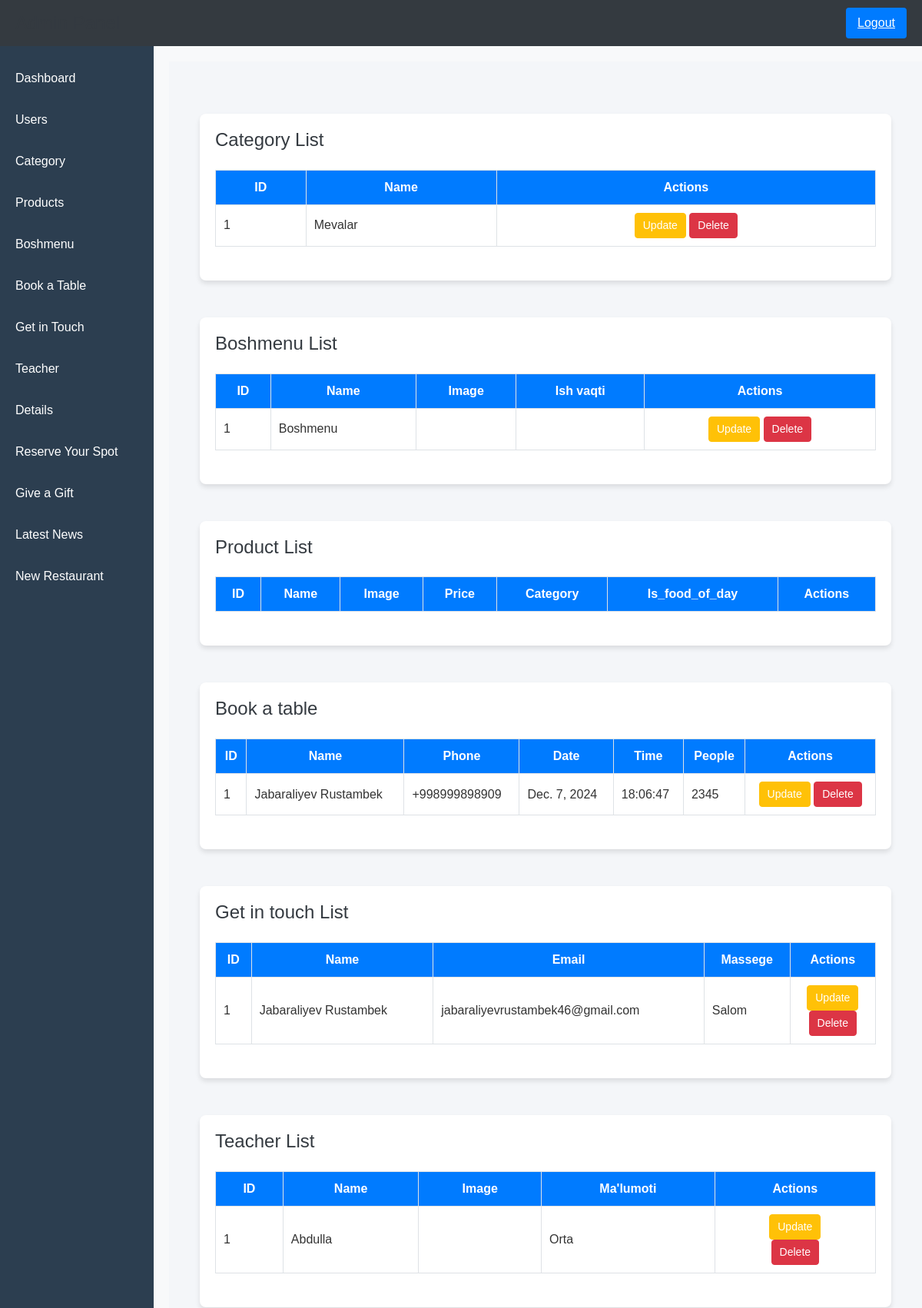
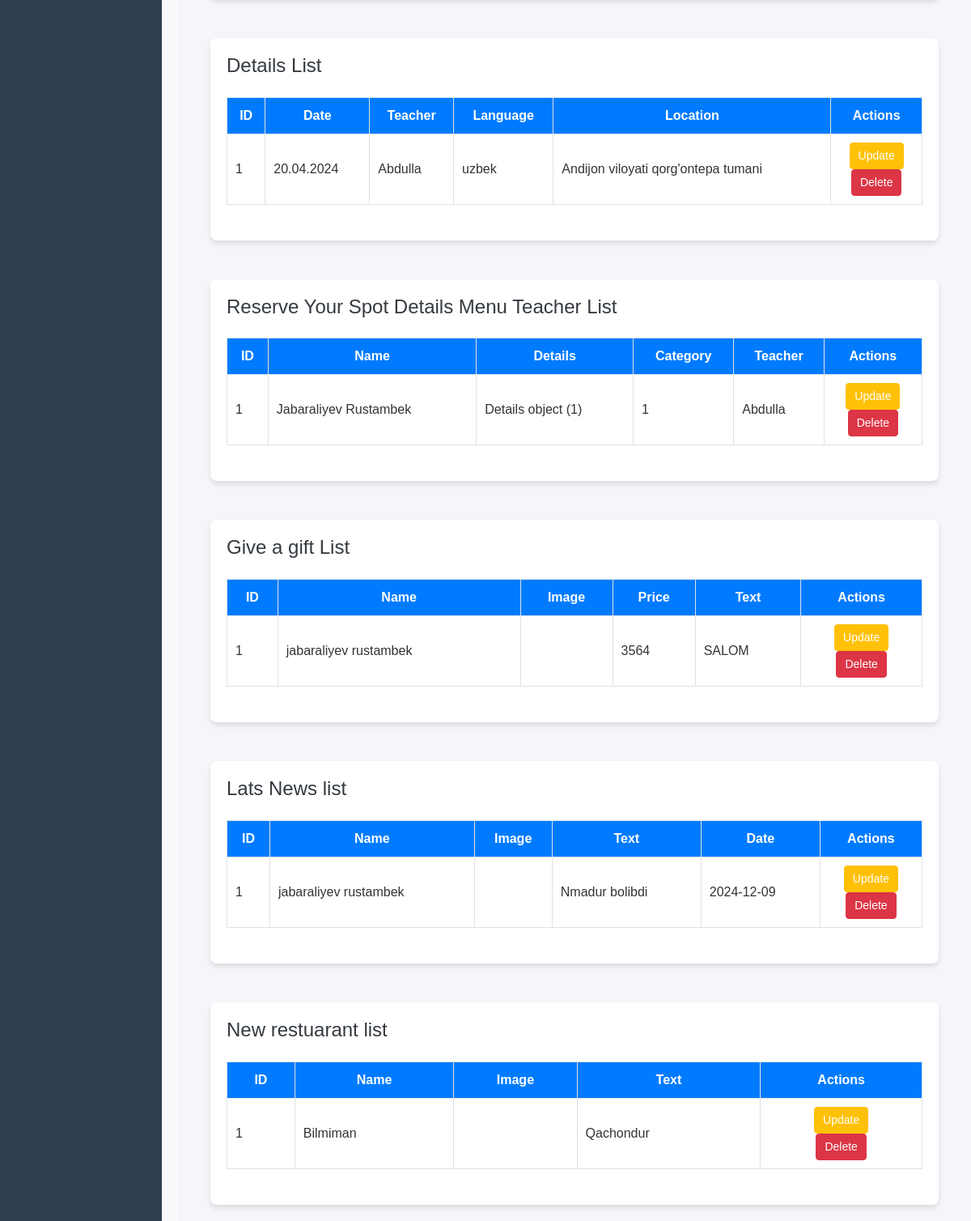
The app's page /index/ with its own data (2 pictures, top to bottom).
### app/models.py (models this page shows, shortened)
class Category(models.Model):
    name = models.CharField(max_length=100)

class Boshmenu(models.Model):
    name = models.CharField(max_length=100)
    image = models.ImageField(upload_to='images/', blank=True, null=True)
    ishvaqti = models.CharField(max_length=100)

class Bookatable(models.Model):
    name = models.CharField(max_length=100)
    phone = models.CharField(max_length=100)
    date = models.CharField(max_length=100)
    time = models.CharField(max_length=100)
    people = models.IntegerField()

class Getintouch(models.Model):
    name = models.CharField(max_length=100)
    email = models.EmailField()
    message = models.TextField()

class Teacher(models.Model):
    name = models.CharField(max_length=100)
    image = models.ImageField(upload_to='images', blank=True, null=True)
    malumoti = models.TextField(default=False)
    def __str__(self):
        return self.name

class Details(models.Model):
    date = models.CharField(max_length=100)
    teacher = models.ForeignKey(Teacher, on_delete=models.CASCADE)
    language = models.CharField(max_length=100)
    location = models.CharField(max_length=100)

class Reserveyourspotdetailsmenutecher(models.Model):
    name = models.CharField(max_length=100)
    category = models.ForeignKey(Category, on_delete=models.CASCADE)
    details = models.ForeignKey(Details, on_delete=models.CASCADE)
    teacher = models.ForeignKey(Teacher, on_delete=models.CASCADE)

class Giveagift(models.Model):
    name = models.CharField(max_length=100)
    image = models.ImageField(upload_to='images', blank=True, null=True)
    price = models.CharField(max_length=100)
    text = models.TextField()

class Latestnews(models.Model):
    name = models.CharField(max_length=100)
    image = models.ImageField(upload_to='images', blank=True, null=True)
    text = models.TextField()
    date = models.CharField(max_length=100)

class Newrestuarant(models.Model):
    name = models.CharField(max_length=100)
    image = models.ImageField(upload_to='images', blank=True, null=True)
    text = models.TextField()

### app/views.py (the view)
# urls.py: path('index/',index, name='index'),
def index(request):
    context = {
        'categoryes': Category.objects.all(),
        'productes' : Product.objects.all(),
        'boshmenus': Boshmenu.objects.all(),
        'bookatablees': Bookatable.objects.all(),
        'getintouches':Getintouch.objects.all(),
        'teachers':Teacher.objects.all(),
        'detailes':Details.objects.all(),
        'rses' : Reserveyourspotdetailsmenutecher.objects.all(),
        'giveagiftes':Giveagift.objects.all(),
        'latestnewses' : Latestnews.objects.all(),
        'newrestuarantes': Newrestuarant.objects.all(),
    }
    return render(request,'home.html', context=context)

### templates/home.html (shortened to what this page needs)
{% extends 'index.html' %}
{% block content %}
</head>
<body>
    <div class="container mt-5">
        <h1 class="mb-4">Category List</h1>
        <table>
            <thead>
                <tr>
                    <th>ID</th>
                    <th>Name</th>
                    <th class="text-center">Actions</th>
                </tr>
            </thead>
            <tbody>
                {% for category in categoryes %}
                <tr>
                    <td>{{ category.id }}</td>
                    <td>{{ category.name }}</td>
                    <td class="text-center">
                        <a href="{% url 'update_category' category.id %}" class="btn btn-warning btn-sm">Update</a>
                        <a href="{% url 'delete_category' category.id %}" class="btn btn-danger btn-sm" onclick="return confirm('Are you sure you want to delete this category?');">Delete</a>
                    </td>
                </tr>
                {% endfor %}
            </tbody>
        </table> <br>
    </div>
    <div class="container mt-5">
        <h1 class="mb-4">Boshmenu List</h1>
        <table>
            <thead>
                <tr>
                    <th>ID</th>
                    <th>Name</th>
                    <th class="text-center">Image</th>
                    <th>Ish vaqti</th>
                    <th>Actions</th>
                </tr>
            </thead>
            <tbody>
                {% for boshmenu in boshmenus %}
                <tr>
                    <td>{{ boshmenu.id }}</td>
                    <td>{{ boshmenu.name }}</td>
                    <td>{{ boshmenu.image}}</td>
                    <td>{{ boshmenu.ishvaqti}}</td>
                    <td class="text-center">
                        <a href="{% url 'update_boshmenu' boshmenu.id %}" class="btn btn-warning btn-sm">Update</a>
                        <a href="{% url 'delete_boshmenu' boshmenu.id %}" class="btn btn-danger btn-sm" onclick="return confirm('Are you sure you want to delete this menu?');">Delete</a>
                    </td>
                </tr>
                {% endfor %}
            </tbody>
        </table> <br>
    </div>
    <div class="container mt-5">
        <h1 class="mb-4">Product List</h1>
        <table>
            <thead>
                <tr>
                    <th>ID</th>
                    <th>Name</th>
                    <th class="text-center">Image</th>
                    <th>Price</th>
                    <th>Category</th>
                    <th>Is_food_of_day</th>
                    <th>Actions</th>
                </tr>
            </thead>
        </table> <br>
    </div>
    <div class="container mt-5">
        <h1 class="mb-4">Book a table</h1>
        <table>
            <thead>
                <tr>
                    <th>ID</th>
                    <th>Name</th>
                    <th class="text-center">Phone</th>
                    <th>Date</th>
                    <th>Time</th>
                    <th>People</th>
                    <th>Actions</th>
                </tr>
            </thead>
            <tbody>
                {% for bookatable in bookatablees %}
                <tr>
                    <td>{{ bookatable.id }}</td>
                    <td>{{ bookatable.name }}</td>
                    <td>{{ bookatable.phone }}</td>
                    <td>{{ bookatable.date }}</td>
                    <td>{{ bookatable.time }}</td>
                    <td>{{ bookatable.people }}</td>
                    <td class="text-center">
                        <a href="{% url 'update_bookatable' bookatable.id %}" class="btn btn-warning btn-sm">Update</a>
                        <a href="{% url 'delete_bookatable' bookatable.id %}" class="btn btn-danger btn-sm" onclick="return confirm('Are you sure you want to delete this Book a table?');">Delete</a>
                    </td>
                </tr>
                {% endfor %}
            </tbody>
        </table> <br>
    </div>
    <div class="container mt-5">
        <h1 class="mb-4">Get in touch List</h1>
        <table>
            <thead>
                <tr>
                    <th>ID</th>
                    <th>Name</th>
                    <th class="text-center">Email</th>
                    <th>Massege</th>
                    <th>Actions</th>
                </tr>
            </thead>
            <tbody>
                {% for getintouch in getintouches %}
                <tr>
                    <td>{{ getintouch.id }}</td>
                    <td>{{ getintouch.name }}</td>
                    <td>{{ getintouch.email }}</td>
                    <td>{{ getintouch.message}}</td>
                    <td class="text-center">
                        <a href="{% url 'update_getintouch' getintouch.id %}" class="btn btn-warning btn-sm">Update</a> <br>
                        <a href="{% url 'delete_getintouch' getintouch.id %}" class="btn btn-danger btn-sm" onclick="return confirm('Are you sure you want to delete this get in touch?');">Delete</a>
                    </td>
                </tr>
                {% endfor %}
            </tbody>
        </table> <br>
    </div>
    <div class="container mt-5">
        <h1 class="mb-4">Teacher List</h1>
        <table>
            <thead>
                <tr>
                    <th>ID</th>
                    <th>Name</th>
                    <th class="text-center">Image</th>
                    <th>Ma'lumoti</th>
                    <th>Actions</th>
                </tr>
            </thead>
            <tbody>
                {% for teacher in teachers %}
                <tr>
                    <td>{{ teacher.id }}</td>
                    <td>{{ teacher.name }}</td>
                    <td>{{ teacher.image }}</td>
                    <td>{{ teacher.malumoti}}</td>
                    <td class="text-center">
                        <a href="{% url 'update_teacher' teacher.id %}" class="btn btn-warning btn-sm">Update</a> <br>
                        <a href="{% url 'delete_teacher' teacher.id %}" class="btn btn-danger btn-sm" onclick="return confirm('Are you sure you want to delete this teacher?');">Delete</a>
                    </td>
                </tr>
                {% endfor %}
            </tbody>
        </table> <br>
    </div>
    <div class="container mt-5">
        <h1 class="mb-4">Details List</h1>
        <table>
            <thead>
                <tr>
                    <th>ID</th>
                    <th>Date</th>
                    <th class="text-center">Teacher</th>
                    <th>Language</th>
                    <th>Location</th>
                    <th>Actions</th>
                </tr>
            </thead>
            <tbody>
                {% for details in detailes %}
                <tr>
                    <td>{{ details.id }}</td>
                    <td>{{ details.date }}</td>
                    <td>{{ details.teacher }}</td>
                    <td>{{ details.language}}</td>
                    <td>{{ details.location}}</td>
                    <td class="text-center">
                        <a href="{% url 'update_details' details.id %}" class="btn btn-warning btn-sm">Update</a> <br>
                        <a href="{% url 'delete_details' details.id %}" class="btn btn-danger btn-sm" onclick="return confirm('Are you sure you want to delete this teacher?');">Delete</a>
                    </td>
                </tr>
                {% endfor %}
            </tbody>
        </table> <br>
    </div>
    <div class="container mt-5">
        <h1 class="mb-4">Reserve Your Spot Details Menu Teacher List</h1>
        <table>
            <thead>
                <tr>
                    <th>ID</th>
                    <th>Name</th>
                    <th class="text-center">Details</th>
                    <th>Category</th>
                    <th>Teacher</th>
                    <th>Actions</th>
                </tr>
            </thead>
            <tbody>
                {% for rs in rses %}
                <tr>
                    <td>{{ rs.id }}</td>
                    <td>{{ rs.name }}</td>
                    <td>{{ rs.details }}</td>
                    <td>{{ rs.category_id}}</td>
                    <td>{{ rs.teacher}}</td>
                    <td class="text-center">
                        <a href="#" class="btn btn-warning btn-sm">Update</a> <br>
                        <a href="#" class="btn btn-danger btn-sm" onclick="return confirm('Are you sure you want to delete this reserveyourspotdetailsmenutecher?');">Delete</a>
                    </td>
                </tr>
                {% endfor %}
            </tbody>
        </table> <br>
    </div>
    <div class="container mt-5">
        <h1 class="mb-4">Give a gift List</h1>
        <table>
            <thead>
                <tr>
                    <th>ID</th>
                    <th>Name</th>
                    <th class="text-center">Image</th>
                    <th>Price</th>
                    <th>Text</th>
                    <th>Actions</th>
                </tr>
            </thead>
            <tbody>
                {% for giveagift in giveagiftes %}
                <tr>
                    <td>{{ giveagift.id }}</td>
                    <td>{{ giveagift.name }}</td>
                    <td>{{ giveagift.image }}</td>
                    <td>{{ giveagift.price}}</td>
                    <td>{{ giveagift.text}}</td>
                    <td class="text-center">
                        <a href="{% url 'update_giveagift' giveagift.id %}" class="btn btn-warning btn-sm">Update</a> <br>
                        <a href="{% url 'delete_giveagift' giveagift.id %}" class="btn btn-danger btn-sm" onclick="return confirm('Are you sure you want to delete this giveagife?');">Delete</a>
                    </td>
                </tr>
                {% endfor %}
            </tbody>
        </table> <br>
    </div>
    <div class="container mt-5">
        <h1 class="mb-4">Lats News list</h1>
        <table>
            <thead>
                <tr>
                    <th>ID</th>
                    <th>Name</th>
                    <th class="text-center">Image</th>
                    <th>Text</th>
                    <th>Date</th>
                    <th>Actions</th>
                </tr>
            </thead>
            <tbody>
                {% for latestnews in latestnewses %}
                <tr>
                    <td>{{ latestnews.id }}</td>
                    <td>{{ latestnews.name }}</td>
                    <td>{{ latestnews.image }}</td>
                    <td>{{ latestnews.text}}</td>
                    <td>{{ latestnews.date}}</td>
                    <td class="text-center">
                        <a href="{% url 'update_latestnews' latestnews.id %}" class="btn btn-warning btn-sm">Update</a> <br>
                        <a href="{% url 'delete_latestnews' latestnews.id %}" class="btn btn-danger btn-sm" onclick="return confirm('Are you sure you want to delete this giveagife?');">Delete</a>
                    </td>
                </tr>
                {% endfor %}
            </tbody>
        </table> <br>
    </div>
    <div class="container mt-5">
        <h1 class="mb-4">New restuarant list</h1>
        <table>
            <thead>
                <tr>
                    <th>ID</th>
                    <th>Name</th>
                    <th class="text-center">Image</th>
                    <th>Text</th>
                    <th>Actions</th>
                </tr>
            </thead>
            <tbody>
                {% for newrestuarant in newrestuarantes %}
                <tr>
                    <td>{{ newrestuarant.id }}</td>
                    <td>{{ newrestuarant.name }}</td>
                    <td>{{ newrestuarant.image }}</td>
                    <td>{{ newrestuarant.text}}</td>
                    <td class="text-center">
                        <a href="{% url 'update_newrestuarant' newrestuarant.id %}" class="btn btn-warning btn-sm">Update</a> <br>
                        <a href="{% url 'delete_newrestuarant' newrestuarant.id %}" class="btn btn-danger btn-sm" onclick="return confirm('Are you sure you want to delete this newrestuarant?');">Delete</a>
                    </td>
                </tr>
                {% endfor %}
            </tbody>
        </table> <br>
    </div>
{% endblock %}

### templates/index.html (shortened to what this page needs)
<!DOCTYPE html>
<html lang="en">
<head>
    <link href="https://cdn.jsdelivr.net/npm/bootstrap@5.3.0-alpha1/dist/css/bootstrap.min.css" rel="stylesheet">
</head>
<body>
    <div class="admin-header">
        <h1>Admin Panel</h1>
        <a href="{% url 'logout' %}" id="logout-btn">Logout</a>
    </div>
    <div class="sidebar">
        <ul>
            <li><a href="{% url 'index' %}">Dashboard</a></li>
            <li><a href="#">Users</a></li>
            <li><a href="{% url 'categoryhtml' %}">Category</a></li>
            <li><a href="{% url 'productshtml' %}">Products</a></li>
            <li><a href="{% url 'boshmenuhtml'%}">Boshmenu</a></li>
            <li><a href="{% url 'bookatablehtml'%}">Book a Table</a></li>
            <li><a href="{% url 'getintouchhtml'%}">Get in Touch</a></li>
            <li><a href="{% url 'teacherhtml'%}">Teacher</a></li>
            <li><a href="{% url 'detailshtml'%}">Details</a></li>
            <li><a href="{% url 'rshtml'%}">Reserve Your Spot</a></li>
            <li><a href="{% url 'giveagifthtml'%}">Give a Gift</a></li>
            <li><a href="{% url 'latestnewshtml'%}">Latest News</a></li>
            <li><a href="{% url 'newrestuaranthtml'%}">New Restaurant</a></li>
        </ul>
    </div>
    <div class="content">
        {% block content %}
        {% endblock %}
    </div>
</body>
</html>

### records on screen
Category: id "1", name "Mevalar"
Boshmenu: id "1", name "Boshmenu"
Bookatable: id "1", name "Jabaraliyev Rustambek", phone "+998999898909", date "Dec. 7, 2024", time "18:06:47", people "2345"
Getintouch: id "1", name "Jabaraliyev Rustambek", email "jabaraliyevrustambek46@gmail.com", message "Salom"
Teacher: id "1", name "Abdulla", malumoti "Orta"
Details: id "1", date "20.04.2024", teacher "Abdulla", language "uzbek", location "Andijon viloyati qorg'ontepa tumani"
Reserveyourspotdetailsmenutecher: id "1", name "Jabaraliyev Rustambek", details "Details object (1)", category_id "1", teacher "Abdulla"
Giveagift: id "1", name "jabaraliyev rustambek", price "3564", text "SALOM"
Latestnews: id "1", name "jabaraliyev rustambek", text "Nmadur bolibdi", date "2024-12-09"
Newrestuarant: id "1", name "Bilmiman", text "Qachondur"
